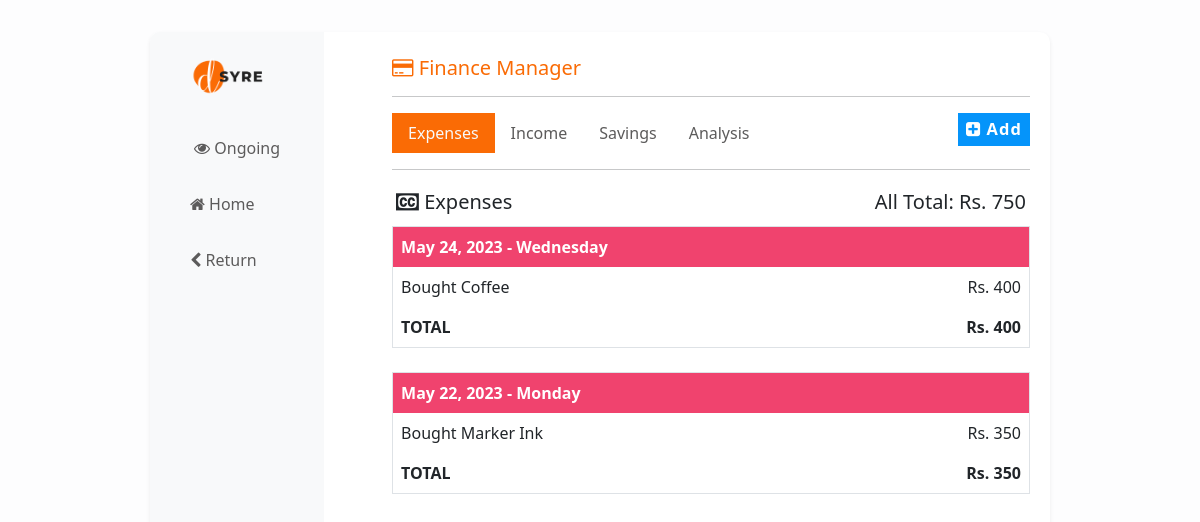
/finance/, run on an earlier commit of the app's database.
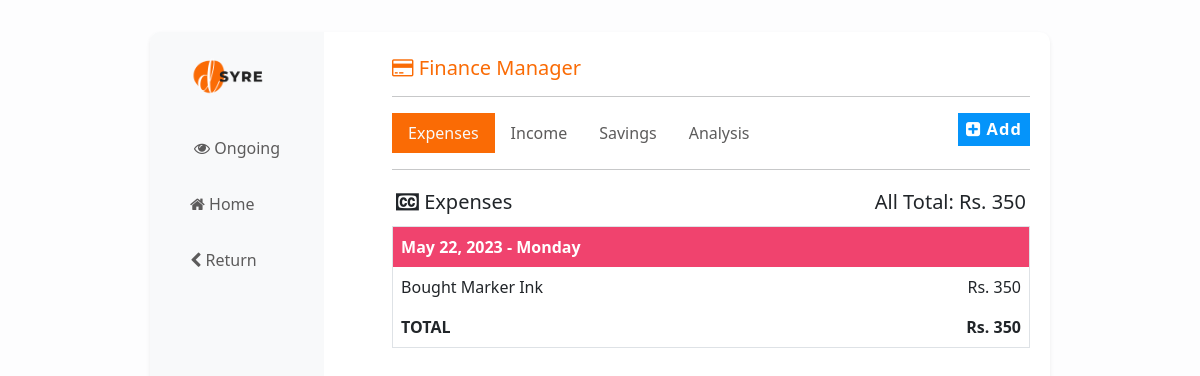
And on a later commit of the database.
### finance/models.py (models this page shows, shortened)
class FinanceSheet(models.Model):
    STATUS_CHOICES = (
    ('expenses', 'Expenses'),
    ('income', 'Income'),
    ('savings', 'Savings'),
    )
    tdate = models.DateField("Date of Transaction")
    title = models.CharField(max_length=200)
    price = models.IntegerField(default=0)
    statement = models.CharField('Statement', max_length=10, choices=STATUS_CHOICES, default='expenses')

### finance/views.py (the view)
# urls.py: path('', financeHome, name='finance-home' ),
def financeHome(request):
    form = FinanceSheetForm
    expenses =  FinanceSheet.objects.filter(statement='expenses').order_by('-tdate').values('tdate').distinct()
    income =  FinanceSheet.objects.filter(statement='income').order_by('-tdate').values('tdate').distinct()
    savings =  FinanceSheet.objects.filter(statement='savings').order_by('-tdate').values('tdate').distinct()
    analytics =analysis()
    return render (request, 'financehome.html',{'expenses':expenses,'income':income,'savings':savings,'form':form, 'analysis':analytics})

### finance/templatetags/financefilter.py (called while the page is built)
@register.filter(name='transbydate')
def transByDate(value, statement):
    data = FinanceSheet.objects.filter(tdate=value, statement=statement)
    return data

@register.filter(name='totaldateprice')
def totalDateprice(value, statement):
    data = FinanceSheet.objects.filter(tdate=value, statement=statement).aggregate(Sum('price'))['price__sum']
    return data

@register.filter(name='totalstatement')
def totalStatement(value):
    data = FinanceSheet.objects.filter(statement=value).aggregate(Sum('price'))['price__sum']
    if data == None:
        return '00.00'
    return data

### finance/views.py (called while the page is built)
def analysis():
    totals = FinanceSheet.objects.annotate(
        month=TruncMonth('tdate')
    ).values('month', 'statement').annotate(
        total=Sum('price')
    )
    monthly_data = {}
    for entry in totals:
        month = entry['month']
        statement = entry['statement']
        total = entry['total']
        formatted_month = month.strftime('%Y - %B ')  # E.g., "September 2023"
        if formatted_month not in monthly_data:
            monthly_data[formatted_month] = {'expenses': 0, 'income': 0, 'savings': 0}
        monthly_data[formatted_month][statement] = total
    return monthly_data

### finance/templates/financehome.html (shortened to what this page needs)
{% extends 'index.html'%}
{% load static %}
{% block head_block%}
<div class="container col py-2 mx-2">
  <div class="d-flex justify-content-between pt-3">
    <h5 class="text-start text-org mb-0"><i class="fa fa-credit-card fs-5"></i> Finance Manager </h5>
  </div>
  <hr>
    <div class="my-3 ">
        <ul class="nav nav-pills mb-3 " id="pills-tab" role="tablist">
            <li class="nav-item" role="presentation">
              <button class="nav-link active" id="pills-expenses-tab" data-bs-toggle="pill" data-bs-target="#pills-expenses" type="button" role="tab" aria-controls="pills-expenses" aria-selected="true">Expenses</button>
            </li>
            <li class="nav-item" role="presentation">
              <button class="nav-link" id="pills-profit-tab" data-bs-toggle="pill" data-bs-target="#pills-income" type="button" role="tab" aria-controls="pills-income" aria-selected="false">Income</button>
            </li>
            <li class="nav-item" role="presentation">
              <button class="nav-link" id="pills-savings-tab" data-bs-toggle="pill" data-bs-target="#pills-savings" type="button" role="tab" aria-controls="pills-loss" aria-selected="false">Savings</button>
            </li>
            <li class="nav-item" role="presentation">
              <button class="nav-link" id="pills-analysis-tab" data-bs-toggle="pill" data-bs-target="#pills-analysis" type="button" role="tab" aria-controls="pills-analysis" aria-selected="false">Analysis</button>
            </li>
            <li class="nav-item ms-auto">
              <button class="text-white btn btn-info btn-sm" data-bs-toggle="modal" data-bs-target="#addModal" ><i class="fa fa-plus-square" aria-hidden="true" ></i> Add</button>
            </li>
          </ul>
          <hr>
          <div class="tab-content" id="pills-tabContent">
            <div class="tab-pane fade show active" id="pills-expenses" role="tabpanel" aria-labelledby="pills-expenses-tab">
                {% include 'expenses.html' %}
            </div>
          </div>
    </div>
</div>
{% endblock %}

### finance/templates/expenses.html
{% load financefilter %}
<div class="my-1 mb-5 " style="height: 65vh;
overflow-y: scroll;">
    <div class="bg-blue mb-2">
        <div class="d-flex  justify-content-between p-1   h5 ">
            <div ><i class="fa fa-cc" aria-hidden="true"></i> Expenses </div>
            <div>All Total: Rs. {{"expenses"|totalstatement}}</div>
        </div>
    </div>
    <div>
    {% for i in expenses %}
    <div class="mb-4 border">
        <p class="bg-expenses text-white p-2 fs-6  fw-bold mb-0">{{i.tdate|date:'F d, Y - l'}}</p>
            {% for j in i.tdate|transbydate:'expenses'%}
        <div class="d-flex justify-content-between p-2  mt-0  " style="cursor: pointer;" ondblclick="window.location.href='/finance/{{j.id}}/delete-record'">
            <div title="Rs. {{j.price}}" >{{j.title}} </div>
            <div title="{{j.title}}">Rs. {{j.price}} </div>
        </div>
        {% endfor %}
        <div class="d-flex justify-content-between p-2 mt-0 bg-blue2 fs-6 fw-bold">
            <div >TOTAL </div>
            <div>Rs. {{i.tdate|totaldateprice:'expenses'}} </div>
        </div>
    </div>
    {%empty%}
    <div class=" p-4 text-center">
        <p class="p-5">No recorderd data</p>
    </div>
    {% endfor %}
</div>
</div>

What changed in the data, as far as the page shows it:
removed FinanceSheet: title "Bought Coffee", price "400", shown under "May 24, 2023 - Wednesday"
Also different on the page:
{{ "expenses"|totalstatement }}: "750" → "350"
list line gone: "May 24, 2023 - Wednesday TOTAL Rs. 400"
